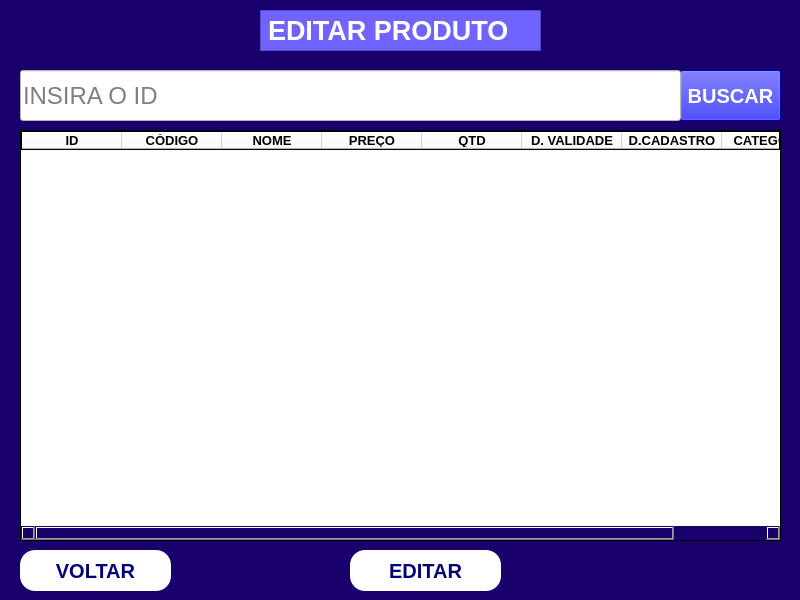
<?xml version="1.0" encoding="UTF-8"?>
<ui version="4.0">
 <class>MainWindow</class>
 <widget class="QMainWindow" name="MainWindow">
  <property name="geometry">
   <rect>
    <x>0</x>
    <y>0</y>
    <width>800</width>
    <height>600</height>
   </rect>
  </property>
  <property name="maximumSize">
   <size>
    <width>800</width>
    <height>600</height>
   </size>
  </property>
  <property name="cursor">
   <cursorShape>ArrowCursor</cursorShape>
  </property>
  <property name="windowTitle">
   <string>EDITAR PRODUTOS</string>
  </property>
  <property name="styleSheet">
   <string notr="true">background-color: rgb(25, 0, 109);</string>
  </property>
  <widget class="QWidget" name="centralwidget">
   <widget class="QLabel" name="label">
    <property name="geometry">
     <rect>
      <x>260</x>
      <y>10</y>
      <width>281</width>
      <height>41</height>
     </rect>
    </property>
    <property name="font">
     <font>
      <pointsize>20</pointsize>
      <weight>75</weight>
      <bold>true</bold>
     </font>
    </property>
    <property name="styleSheet">
     <string notr="true">color: rgb(255, 255, 255);
background-color: rgb(112, 99, 255);</string>
    </property>
    <property name="frameShape">
     <enum>QFrame::StyledPanel</enum>
    </property>
    <property name="text">
     <string>EDITAR PRODUTO</string>
    </property>
    <property name="textFormat">
     <enum>Qt::AutoText</enum>
    </property>
   </widget>
   <widget class="QPushButton" name="pushButton_2">
    <property name="geometry">
     <rect>
      <x>350</x>
      <y>550</y>
      <width>151</width>
      <height>41</height>
     </rect>
    </property>
    <property name="font">
     <font>
      <pointsize>15</pointsize>
      <weight>75</weight>
      <bold>true</bold>
     </font>
    </property>
    <property name="cursor">
     <cursorShape>PointingHandCursor</cursorShape>
    </property>
    <property name="styleSheet">
     <string notr="true">background-color: rgb(255, 255, 255);
color: rgb(1, 1, 121);
border-radius:15px;</string>
    </property>
    <property name="text">
     <string>EDITAR</string>
    </property>
   </widget>
   <widget class="QTableWidget" name="tableWidget">
    <property name="geometry">
     <rect>
      <x>20</x>
      <y>130</y>
      <width>761</width>
      <height>411</height>
     </rect>
    </property>
    <property name="font">
     <font>
      <pointsize>15</pointsize>
      <weight>75</weight>
      <bold>true</bold>
     </font>
    </property>
    <property name="mouseTracking">
     <bool>false</bool>
    </property>
    <property name="styleSheet">
     <string notr="true">background-color: white;
border:1px solid black;</string>
    </property>
    <column>
     <property name="text">
      <string>ID</string>
     </property>
     <property name="font">
      <font>
       <pointsize>10</pointsize>
       <weight>75</weight>
       <bold>true</bold>
      </font>
     </property>
     <property name="textAlignment">
      <set>AlignCenter</set>
     </property>
    </column>
    <column>
     <property name="text">
      <string>CÓDIGO</string>
     </property>
     <property name="font">
      <font>
       <pointsize>10</pointsize>
       <weight>75</weight>
       <bold>true</bold>
      </font>
     </property>
     <property name="textAlignment">
      <set>AlignCenter</set>
     </property>
    </column>
    <column>
     <property name="text">
      <string>NOME</string>
     </property>
     <property name="font">
      <font>
       <pointsize>10</pointsize>
       <weight>75</weight>
       <bold>true</bold>
      </font>
     </property>
     <property name="textAlignment">
      <set>AlignCenter</set>
     </property>
    </column>
    <column>
     <property name="text">
      <string>PREÇO</string>
     </property>
     <property name="font">
      <font>
       <pointsize>10</pointsize>
       <weight>75</weight>
       <bold>true</bold>
      </font>
     </property>
     <property name="textAlignment">
      <set>AlignCenter</set>
     </property>
    </column>
    <column>
     <property name="text">
      <string>QTD</string>
     </property>
     <property name="font">
      <font>
       <pointsize>10</pointsize>
       <weight>75</weight>
       <bold>true</bold>
      </font>
     </property>
     <property name="textAlignment">
      <set>AlignCenter</set>
     </property>
    </column>
    <column>
     <property name="text">
      <string>D. VALIDADE</string>
     </property>
     <property name="font">
      <font>
       <pointsize>10</pointsize>
       <weight>75</weight>
       <bold>true</bold>
      </font>
     </property>
     <property name="textAlignment">
      <set>AlignCenter</set>
     </property>
    </column>
    <column>
     <property name="text">
      <string>D.CADASTRO</string>
     </property>
     <property name="font">
      <font>
       <pointsize>10</pointsize>
       <weight>75</weight>
       <bold>true</bold>
      </font>
     </property>
     <property name="textAlignment">
      <set>AlignCenter</set>
     </property>
    </column>
    <column>
     <property name="text">
      <string>CATEGORIA</string>
     </property>
     <property name="font">
      <font>
       <pointsize>10</pointsize>
       <weight>75</weight>
       <bold>true</bold>
      </font>
     </property>
     <property name="textAlignment">
      <set>AlignCenter</set>
     </property>
    </column>
   </widget>
   <widget class="QPushButton" name="pushButton_3">
    <property name="geometry">
     <rect>
      <x>20</x>
      <y>550</y>
      <width>151</width>
      <height>41</height>
     </rect>
    </property>
    <property name="font">
     <font>
      <pointsize>15</pointsize>
      <weight>75</weight>
      <bold>true</bold>
     </font>
    </property>
    <property name="cursor">
     <cursorShape>PointingHandCursor</cursorShape>
    </property>
    <property name="styleSheet">
     <string notr="true">background-color: rgb(255, 255, 255);
color: rgb(1, 1, 121);
border-radius:15px;</string>
    </property>
    <property name="text">
     <string>VOLTAR</string>
    </property>
   </widget>
   <widget class="QPushButton" name="pushButton">
    <property name="geometry">
     <rect>
      <x>680</x>
      <y>70</y>
      <width>101</width>
      <height>51</height>
     </rect>
    </property>
    <property name="font">
     <font>
      <pointsize>15</pointsize>
      <weight>75</weight>
      <bold>true</bold>
     </font>
    </property>
    <property name="cursor">
     <cursorShape>PointingHandCursor</cursorShape>
    </property>
    <property name="styleSheet">
     <string notr="true">background-color: rgb(0, 0, 226);
color:white;</string>
    </property>
    <property name="text">
     <string>BUSCAR</string>
    </property>
   </widget>
   <widget class="QLineEdit" name="lineEdit">
    <property name="geometry">
     <rect>
      <x>20</x>
      <y>70</y>
      <width>661</width>
      <height>51</height>
     </rect>
    </property>
    <property name="font">
     <font>
      <pointsize>18</pointsize>
     </font>
    </property>
    <property name="styleSheet">
     <string notr="true">background-color:white;</string>
    </property>
    <property name="placeholderText">
     <string>INSIRA O ID</string>
    </property>
   </widget>
  </widget>
 </widget>
 <resources/>
 <connections/>
</ui>
